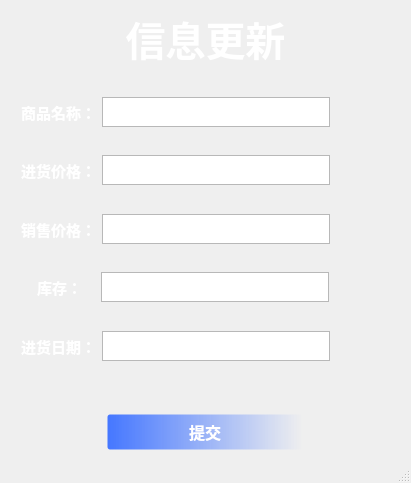
<?xml version="1.0" encoding="UTF-8"?>
<ui version="4.0">
 <class>update_cargo</class>
 <widget class="QMainWindow" name="update_cargo">
  <property name="geometry">
   <rect>
    <x>0</x>
    <y>0</y>
    <width>411</width>
    <height>483</height>
   </rect>
  </property>
  <property name="windowTitle">
   <string>MainWindow</string>
  </property>
  <property name="styleSheet">
   <string notr="true">QMainWindow{

	border-image: url(:/new/prefix1/b4.jpg);
}</string>
  </property>
  <widget class="QWidget" name="centralwidget">
   <layout class="QVBoxLayout" name="verticalLayout">
    <item>
     <layout class="QHBoxLayout" name="horizontalLayout">
      <item>
       <widget class="QLabel" name="label">
        <property name="font">
         <font>
          <family>Microsoft YaHei UI</family>
          <pointsize>30</pointsize>
          <weight>75</weight>
          <bold>true</bold>
         </font>
        </property>
        <property name="styleSheet">
         <string notr="true">color: rgb(255, 255, 255);</string>
        </property>
        <property name="text">
         <string>信息更新</string>
        </property>
        <property name="alignment">
         <set>Qt::AlignCenter</set>
        </property>
       </widget>
      </item>
     </layout>
    </item>
    <item>
     <spacer name="verticalSpacer">
      <property name="orientation">
       <enum>Qt::Vertical</enum>
      </property>
      <property name="sizeHint" stdset="0">
       <size>
        <width>20</width>
        <height>7</height>
       </size>
      </property>
     </spacer>
    </item>
    <item>
     <layout class="QHBoxLayout" name="horizontalLayout_2">
      <item>
       <spacer name="horizontalSpacer">
        <property name="orientation">
         <enum>Qt::Horizontal</enum>
        </property>
        <property name="sizeHint" stdset="0">
         <size>
          <width>40</width>
          <height>20</height>
         </size>
        </property>
       </spacer>
      </item>
      <item>
       <widget class="QLabel" name="label_2">
        <property name="font">
         <font>
          <family>Microsoft YaHei UI</family>
          <pointsize>11</pointsize>
          <weight>75</weight>
          <bold>true</bold>
         </font>
        </property>
        <property name="styleSheet">
         <string notr="true">color: rgb(255, 255, 255);</string>
        </property>
        <property name="text">
         <string>商品名称：</string>
        </property>
       </widget>
      </item>
      <item>
       <widget class="QTextEdit" name="name">
        <property name="maximumSize">
         <size>
          <width>16777215</width>
          <height>30</height>
         </size>
        </property>
       </widget>
      </item>
      <item>
       <spacer name="horizontalSpacer_2">
        <property name="orientation">
         <enum>Qt::Horizontal</enum>
        </property>
        <property name="sizeHint" stdset="0">
         <size>
          <width>100</width>
          <height>20</height>
         </size>
        </property>
       </spacer>
      </item>
     </layout>
    </item>
    <item>
     <spacer name="verticalSpacer_3">
      <property name="orientation">
       <enum>Qt::Vertical</enum>
      </property>
      <property name="sizeHint" stdset="0">
       <size>
        <width>20</width>
        <height>8</height>
       </size>
      </property>
     </spacer>
    </item>
    <item>
     <layout class="QHBoxLayout" name="horizontalLayout_3">
      <item>
       <spacer name="horizontalSpacer_3">
        <property name="orientation">
         <enum>Qt::Horizontal</enum>
        </property>
        <property name="sizeHint" stdset="0">
         <size>
          <width>40</width>
          <height>20</height>
         </size>
        </property>
       </spacer>
      </item>
      <item>
       <widget class="QLabel" name="label_3">
        <property name="font">
         <font>
          <family>Microsoft YaHei UI</family>
          <pointsize>11</pointsize>
          <weight>75</weight>
          <bold>true</bold>
         </font>
        </property>
        <property name="styleSheet">
         <string notr="true">color: rgb(255, 255, 255);</string>
        </property>
        <property name="text">
         <string>进货价格：</string>
        </property>
       </widget>
      </item>
      <item>
       <widget class="QTextEdit" name="purchase_price">
        <property name="maximumSize">
         <size>
          <width>16777215</width>
          <height>30</height>
         </size>
        </property>
       </widget>
      </item>
      <item>
       <spacer name="horizontalSpacer_4">
        <property name="orientation">
         <enum>Qt::Horizontal</enum>
        </property>
        <property name="sizeHint" stdset="0">
         <size>
          <width>100</width>
          <height>20</height>
         </size>
        </property>
       </spacer>
      </item>
     </layout>
    </item>
    <item>
     <spacer name="verticalSpacer_4">
      <property name="orientation">
       <enum>Qt::Vertical</enum>
      </property>
      <property name="sizeHint" stdset="0">
       <size>
        <width>20</width>
        <height>7</height>
       </size>
      </property>
     </spacer>
    </item>
    <item>
     <layout class="QHBoxLayout" name="horizontalLayout_4">
      <item>
       <spacer name="horizontalSpacer_5">
        <property name="orientation">
         <enum>Qt::Horizontal</enum>
        </property>
        <property name="sizeHint" stdset="0">
         <size>
          <width>40</width>
          <height>20</height>
         </size>
        </property>
       </spacer>
      </item>
      <item>
       <widget class="QLabel" name="label_4">
        <property name="font">
         <font>
          <family>Microsoft YaHei UI</family>
          <pointsize>11</pointsize>
          <weight>75</weight>
          <bold>true</bold>
         </font>
        </property>
        <property name="styleSheet">
         <string notr="true">color: rgb(255, 255, 255);</string>
        </property>
        <property name="text">
         <string>销售价格：</string>
        </property>
       </widget>
      </item>
      <item>
       <widget class="QTextEdit" name="sale_price">
        <property name="maximumSize">
         <size>
          <width>16777215</width>
          <height>30</height>
         </size>
        </property>
       </widget>
      </item>
      <item>
       <spacer name="horizontalSpacer_10">
        <property name="orientation">
         <enum>Qt::Horizontal</enum>
        </property>
        <property name="sizeHint" stdset="0">
         <size>
          <width>100</width>
          <height>20</height>
         </size>
        </property>
       </spacer>
      </item>
     </layout>
    </item>
    <item>
     <spacer name="verticalSpacer_5">
      <property name="orientation">
       <enum>Qt::Vertical</enum>
      </property>
      <property name="sizeHint" stdset="0">
       <size>
        <width>20</width>
        <height>7</height>
       </size>
      </property>
     </spacer>
    </item>
    <item>
     <layout class="QHBoxLayout" name="horizontalLayout_5">
      <item>
       <spacer name="horizontalSpacer_6">
        <property name="orientation">
         <enum>Qt::Horizontal</enum>
        </property>
        <property name="sizeHint" stdset="0">
         <size>
          <width>40</width>
          <height>20</height>
         </size>
        </property>
       </spacer>
      </item>
      <item>
       <widget class="QLabel" name="label_5">
        <property name="font">
         <font>
          <family>Microsoft YaHei UI</family>
          <pointsize>11</pointsize>
          <weight>75</weight>
          <bold>true</bold>
         </font>
        </property>
        <property name="styleSheet">
         <string notr="true">color: rgb(255, 255, 255);</string>
        </property>
        <property name="text">
         <string> 库存：   </string>
        </property>
       </widget>
      </item>
      <item>
       <widget class="QTextEdit" name="stock">
        <property name="maximumSize">
         <size>
          <width>244</width>
          <height>30</height>
         </size>
        </property>
       </widget>
      </item>
      <item>
       <spacer name="horizontalSpacer_11">
        <property name="orientation">
         <enum>Qt::Horizontal</enum>
        </property>
        <property name="sizeHint" stdset="0">
         <size>
          <width>89</width>
          <height>0</height>
         </size>
        </property>
       </spacer>
      </item>
     </layout>
    </item>
    <item>
     <spacer name="verticalSpacer_6">
      <property name="orientation">
       <enum>Qt::Vertical</enum>
      </property>
      <property name="sizeHint" stdset="0">
       <size>
        <width>20</width>
        <height>7</height>
       </size>
      </property>
     </spacer>
    </item>
    <item>
     <layout class="QHBoxLayout" name="horizontalLayout_6">
      <item>
       <spacer name="horizontalSpacer_7">
        <property name="orientation">
         <enum>Qt::Horizontal</enum>
        </property>
        <property name="sizeHint" stdset="0">
         <size>
          <width>40</width>
          <height>20</height>
         </size>
        </property>
       </spacer>
      </item>
      <item>
       <widget class="QLabel" name="label_6">
        <property name="font">
         <font>
          <family>Microsoft YaHei UI</family>
          <pointsize>11</pointsize>
          <weight>75</weight>
          <bold>true</bold>
         </font>
        </property>
        <property name="styleSheet">
         <string notr="true">color: rgb(255, 255, 255);</string>
        </property>
        <property name="text">
         <string>进货日期：</string>
        </property>
       </widget>
      </item>
      <item>
       <widget class="QTextEdit" name="purchase_date">
        <property name="maximumSize">
         <size>
          <width>16777215</width>
          <height>30</height>
         </size>
        </property>
       </widget>
      </item>
      <item>
       <spacer name="horizontalSpacer_12">
        <property name="orientation">
         <enum>Qt::Horizontal</enum>
        </property>
        <property name="sizeHint" stdset="0">
         <size>
          <width>100</width>
          <height>20</height>
         </size>
        </property>
       </spacer>
      </item>
     </layout>
    </item>
    <item>
     <spacer name="verticalSpacer_7">
      <property name="orientation">
       <enum>Qt::Vertical</enum>
      </property>
      <property name="sizeHint" stdset="0">
       <size>
        <width>20</width>
        <height>8</height>
       </size>
      </property>
     </spacer>
    </item>
    <item>
     <layout class="QHBoxLayout" name="horizontalLayout_7"/>
    </item>
    <item>
     <layout class="QHBoxLayout" name="horizontalLayout_8"/>
    </item>
    <item>
     <spacer name="verticalSpacer_2">
      <property name="orientation">
       <enum>Qt::Vertical</enum>
      </property>
      <property name="sizeHint" stdset="0">
       <size>
        <width>20</width>
        <height>7</height>
       </size>
      </property>
     </spacer>
    </item>
    <item alignment="Qt::AlignHCenter">
     <widget class="QPushButton" name="pushButton">
      <property name="minimumSize">
       <size>
        <width>200</width>
        <height>40</height>
       </size>
      </property>
      <property name="font">
       <font>
        <pointsize>12</pointsize>
        <weight>75</weight>
        <bold>true</bold>
       </font>
      </property>
      <property name="styleSheet">
       <string notr="true">QPushButton{
	
	
	
	
	background-color: qlineargradient(spread:pad, x1:0, y1:0, x2:1, y2:0, stop:0 rgba(69, 119, 255, 255), stop:1 rgba(255, 255, 255,0));
border:5px solid #00000000;
border-radius: 5px;   
	
	color: rgb(255, 255, 255);
}
QPushButton:hover{
background-color: qlineargradient(spread:pad, x1:0, y1:0, x2:1, y2:0, stop:0 rgba(169, 82, 255, 255), stop:1 rgba(255, 255, 255,0));

}
QPushButton:pressed{
background-color: qlineargradient(spread:pad, x1:0, y1:0, x2:1, y2:0, stop:0 rgba(
137, 16, 197, 255), stop:1 rgba(255, 255, 255,0));
}</string>
      </property>
      <property name="text">
       <string>提交</string>
      </property>
     </widget>
    </item>
   </layout>
  </widget>
  <widget class="QMenuBar" name="menubar">
   <property name="geometry">
    <rect>
     <x>0</x>
     <y>0</y>
     <width>411</width>
     <height>23</height>
    </rect>
   </property>
  </widget>
  <widget class="QStatusBar" name="statusbar"/>
 </widget>
 <resources/>
 <connections/>
</ui>
